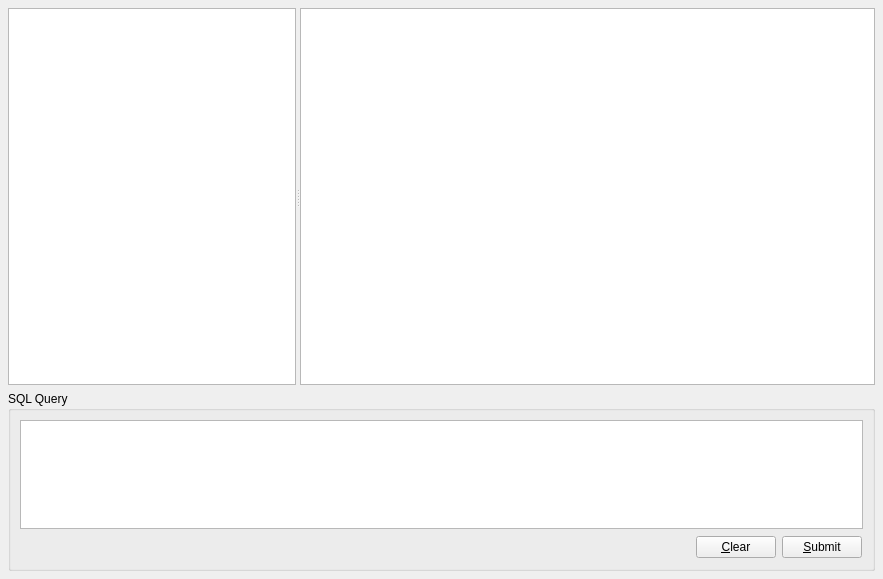
<?xml version="1.0" encoding="UTF-8"?>
<ui version="4.0">
 <class>Browser</class>
 <widget class="QWidget" name="Browser">
  <property name="geometry">
   <rect>
    <x>0</x>
    <y>0</y>
    <width>883</width>
    <height>579</height>
   </rect>
  </property>
  <property name="windowTitle">
   <string>Qt SQL Browser</string>
  </property>
  <layout class="QVBoxLayout">
   <property name="spacing">
    <number>6</number>
   </property>
   <property name="leftMargin">
    <number>8</number>
   </property>
   <property name="topMargin">
    <number>8</number>
   </property>
   <property name="rightMargin">
    <number>8</number>
   </property>
   <property name="bottomMargin">
    <number>8</number>
   </property>
   <item>
    <widget class="QSplitter" name="splitter_2">
     <property name="sizePolicy">
      <sizepolicy hsizetype="Expanding" vsizetype="Expanding">
       <horstretch>0</horstretch>
       <verstretch>0</verstretch>
      </sizepolicy>
     </property>
     <property name="orientation">
      <enum>Qt::Horizontal</enum>
     </property>
     <widget class="ConnectionWidget" name="connectionWidget">
      <property name="sizePolicy">
       <sizepolicy hsizetype="Ignored" vsizetype="Expanding">
        <horstretch>1</horstretch>
        <verstretch>0</verstretch>
       </sizepolicy>
      </property>
     </widget>
     <widget class="QTableView" name="table">
      <property name="sizePolicy">
       <sizepolicy hsizetype="Expanding" vsizetype="Expanding">
        <horstretch>2</horstretch>
        <verstretch>0</verstretch>
       </sizepolicy>
      </property>
      <property name="contextMenuPolicy">
       <enum>Qt::ActionsContextMenu</enum>
      </property>
      <property name="selectionBehavior">
       <enum>QAbstractItemView::SelectRows</enum>
      </property>
     </widget>
    </widget>
   </item>
   <item>
    <widget class="QGroupBox" name="groupBox">
     <property name="sizePolicy">
      <sizepolicy hsizetype="Preferred" vsizetype="MinimumExpanding">
       <horstretch>0</horstretch>
       <verstretch>0</verstretch>
      </sizepolicy>
     </property>
     <property name="maximumSize">
      <size>
       <width>16777215</width>
       <height>180</height>
      </size>
     </property>
     <property name="title">
      <string>SQL Query</string>
     </property>
     <layout class="QVBoxLayout">
      <property name="spacing">
       <number>6</number>
      </property>
      <property name="leftMargin">
       <number>9</number>
      </property>
      <property name="topMargin">
       <number>9</number>
      </property>
      <property name="rightMargin">
       <number>9</number>
      </property>
      <property name="bottomMargin">
       <number>9</number>
      </property>
      <item>
       <widget class="QTextEdit" name="sqlEdit">
        <property name="sizePolicy">
         <sizepolicy hsizetype="Expanding" vsizetype="MinimumExpanding">
          <horstretch>0</horstretch>
          <verstretch>0</verstretch>
         </sizepolicy>
        </property>
        <property name="minimumSize">
         <size>
          <width>0</width>
          <height>18</height>
         </size>
        </property>
        <property name="baseSize">
         <size>
          <width>0</width>
          <height>120</height>
         </size>
        </property>
       </widget>
      </item>
      <item>
       <layout class="QHBoxLayout">
        <property name="spacing">
         <number>6</number>
        </property>
        <property name="leftMargin">
         <number>1</number>
        </property>
        <property name="topMargin">
         <number>1</number>
        </property>
        <property name="rightMargin">
         <number>1</number>
        </property>
        <property name="bottomMargin">
         <number>1</number>
        </property>
        <item>
         <spacer>
          <property name="orientation">
           <enum>Qt::Horizontal</enum>
          </property>
          <property name="sizeHint" stdset="0">
           <size>
            <width>40</width>
            <height>20</height>
           </size>
          </property>
         </spacer>
        </item>
        <item>
         <widget class="QPushButton" name="clearButton">
          <property name="text">
           <string>&amp;Clear</string>
          </property>
         </widget>
        </item>
        <item>
         <widget class="QPushButton" name="submitButton">
          <property name="text">
           <string>&amp;Submit</string>
          </property>
         </widget>
        </item>
       </layout>
      </item>
     </layout>
    </widget>
   </item>
  </layout>
  <action name="insertRowAction">
   <property name="enabled">
    <bool>false</bool>
   </property>
   <property name="text">
    <string>&amp;Insert Row</string>
   </property>
   <property name="statusTip">
    <string>Inserts a new Row</string>
   </property>
  </action>
  <action name="deleteRowAction">
   <property name="enabled">
    <bool>false</bool>
   </property>
   <property name="text">
    <string>&amp;Delete Row</string>
   </property>
   <property name="statusTip">
    <string>Deletes the current Row</string>
   </property>
  </action>
  <action name="fieldStrategyAction">
   <property name="checkable">
    <bool>true</bool>
   </property>
   <property name="text">
    <string>Submit on &amp;Field Change</string>
   </property>
   <property name="toolTip">
    <string>Commit on Field Change</string>
   </property>
  </action>
  <action name="rowStrategyAction">
   <property name="checkable">
    <bool>true</bool>
   </property>
   <property name="text">
    <string>Submit on &amp;Row Change</string>
   </property>
   <property name="toolTip">
    <string>Commit on Row Change</string>
   </property>
  </action>
  <action name="manualStrategyAction">
   <property name="checkable">
    <bool>true</bool>
   </property>
   <property name="text">
    <string>Submit &amp;Manually</string>
   </property>
   <property name="toolTip">
    <string>Commit Manually</string>
   </property>
  </action>
  <action name="submitAction">
   <property name="text">
    <string>&amp;Submit All</string>
   </property>
   <property name="toolTip">
    <string>Submit Changes</string>
   </property>
  </action>
  <action name="revertAction">
   <property name="text">
    <string>&amp;Revert All</string>
   </property>
   <property name="toolTip">
    <string>Revert</string>
   </property>
  </action>
  <action name="selectAction">
   <property name="text">
    <string>S&amp;elect</string>
   </property>
   <property name="toolTip">
    <string>Refresh Data from Database</string>
   </property>
  </action>
 </widget>
 <customwidgets>
  <customwidget>
   <class>ConnectionWidget</class>
   <extends>QTreeView</extends>
   <header>connectionwidget.h</header>
  </customwidget>
 </customwidgets>
 <tabstops>
  <tabstop>sqlEdit</tabstop>
  <tabstop>clearButton</tabstop>
  <tabstop>submitButton</tabstop>
  <tabstop>connectionWidget</tabstop>
  <tabstop>table</tabstop>
 </tabstops>
 <resources/>
 <connections/>
</ui>
